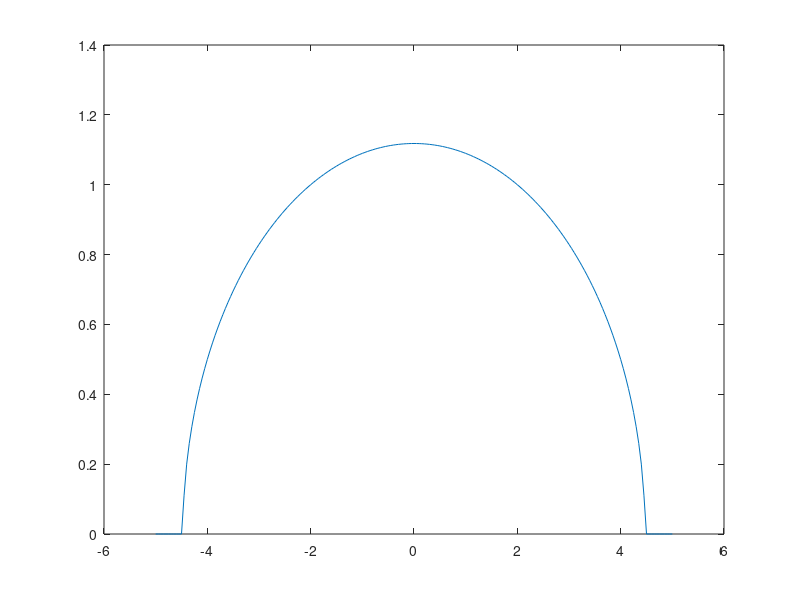
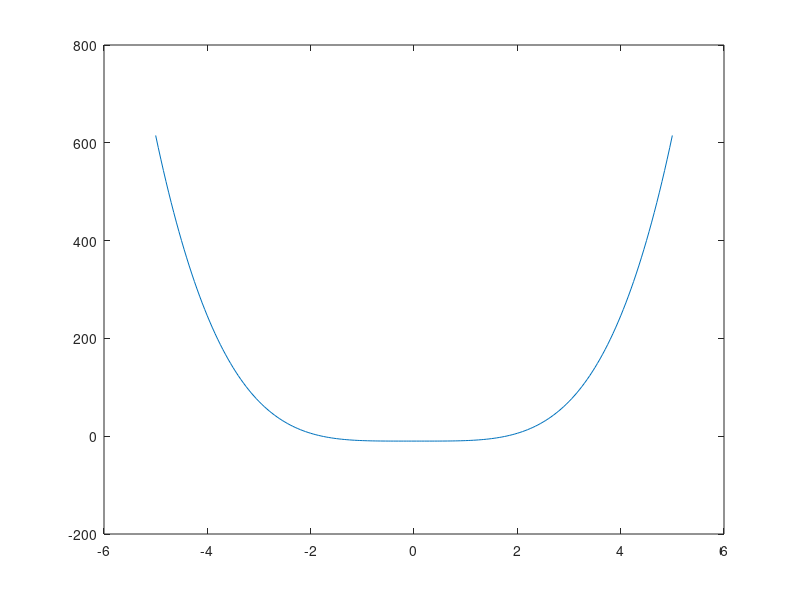

These figures' MATLAB source, in order:
clear all;

x1=-5:0.05:5;
i=1;
while i<202
    x2(i)=(1/4)*sqrt(20-x1(i)^2);
    i=i+1
end
figure(1);
plot(x1,x2)

x3=-5:0.05:5;
j=1;
while j<202
    x4(j)=x3(j)^4-10;
    j=j+1;
end
figure(2);
plot(x3,x4)